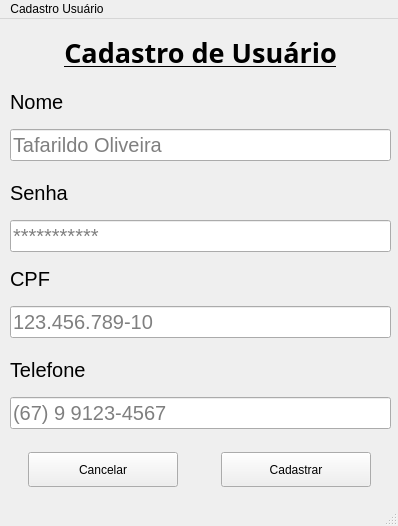
<?xml version="1.0" encoding="UTF-8"?>
<ui version="4.0">
 <class>MainWindow</class>
 <widget class="QMainWindow" name="MainWindow">
  <property name="geometry">
   <rect>
    <x>0</x>
    <y>0</y>
    <width>398</width>
    <height>526</height>
   </rect>
  </property>
  <property name="windowTitle">
   <string>MainWindow</string>
  </property>
  <widget class="QWidget" name="centralwidget">
   <widget class="QWidget" name="verticalLayoutWidget_4">
    <property name="geometry">
     <rect>
      <x>10</x>
      <y>10</y>
      <width>381</width>
      <height>400</height>
     </rect>
    </property>
    <layout class="QVBoxLayout" name="verticalLayout_4">
     <property name="spacing">
      <number>15</number>
     </property>
     <property name="sizeConstraint">
      <enum>QLayout::SetNoConstraint</enum>
     </property>
     <item>
      <layout class="QVBoxLayout" name="verticalLayout_3">
       <property name="spacing">
        <number>15</number>
       </property>
       <property name="topMargin">
        <number>5</number>
       </property>
       <item>
        <widget class="QLabel" name="label_4">
         <property name="font">
          <font>
           <family>Mongolian Baiti</family>
           <pointsize>20</pointsize>
           <weight>75</weight>
           <bold>true</bold>
           <underline>true</underline>
          </font>
         </property>
         <property name="text">
          <string>Cadastro de Usuário</string>
         </property>
         <property name="alignment">
          <set>Qt::AlignCenter</set>
         </property>
        </widget>
       </item>
       <item>
        <spacer name="verticalSpacer_2">
         <property name="orientation">
          <enum>Qt::Vertical</enum>
         </property>
         <property name="sizeHint" stdset="0">
          <size>
           <width>374</width>
           <height>38</height>
          </size>
         </property>
        </spacer>
       </item>
       <item>
        <widget class="QLabel" name="label">
         <property name="font">
          <font>
           <pointsize>15</pointsize>
          </font>
         </property>
         <property name="text">
          <string>Nome</string>
         </property>
        </widget>
       </item>
       <item>
        <widget class="QLineEdit" name="Nome">
         <property name="font">
          <font>
           <pointsize>15</pointsize>
          </font>
         </property>
         <property name="text">
          <string/>
         </property>
         <property name="placeholderText">
          <string>Tafarildo Oliveira</string>
         </property>
        </widget>
       </item>
       <item>
        <layout class="QVBoxLayout" name="verticalLayout_2">
         <property name="spacing">
          <number>15</number>
         </property>
         <property name="topMargin">
          <number>5</number>
         </property>
         <item>
          <widget class="QLabel" name="Senha">
           <property name="font">
            <font>
             <pointsize>15</pointsize>
            </font>
           </property>
           <property name="text">
            <string>Senha</string>
           </property>
          </widget>
         </item>
         <item>
          <widget class="QLineEdit" name="Senha_2">
           <property name="font">
            <font>
             <pointsize>15</pointsize>
            </font>
           </property>
           <property name="text">
            <string/>
           </property>
           <property name="placeholderText">
            <string>***********</string>
           </property>
          </widget>
         </item>
         <item>
          <widget class="QLabel" name="label_2">
           <property name="font">
            <font>
             <pointsize>15</pointsize>
            </font>
           </property>
           <property name="text">
            <string>CPF</string>
           </property>
          </widget>
         </item>
         <item>
          <widget class="QLineEdit" name="Cpf">
           <property name="font">
            <font>
             <pointsize>15</pointsize>
            </font>
           </property>
           <property name="text">
            <string/>
           </property>
           <property name="placeholderText">
            <string>123.456.789-10</string>
           </property>
          </widget>
         </item>
         <item>
          <layout class="QVBoxLayout" name="verticalLayout">
           <property name="spacing">
            <number>15</number>
           </property>
           <property name="topMargin">
            <number>5</number>
           </property>
           <item>
            <widget class="QLabel" name="label_3">
             <property name="font">
              <font>
               <pointsize>15</pointsize>
              </font>
             </property>
             <property name="text">
              <string>Telefone</string>
             </property>
            </widget>
           </item>
           <item>
            <widget class="QLineEdit" name="Telefone">
             <property name="font">
              <font>
               <pointsize>15</pointsize>
              </font>
             </property>
             <property name="text">
              <string/>
             </property>
             <property name="placeholderText">
              <string>(67) 9 9123-4567</string>
             </property>
            </widget>
           </item>
          </layout>
         </item>
        </layout>
       </item>
      </layout>
     </item>
    </layout>
   </widget>
   <widget class="QWidget" name="horizontalLayoutWidget">
    <property name="geometry">
     <rect>
      <x>10</x>
      <y>420</y>
      <width>381</width>
      <height>61</height>
     </rect>
    </property>
    <layout class="QHBoxLayout" name="horizontalLayout">
     <property name="spacing">
      <number>25</number>
     </property>
     <item>
      <widget class="QPushButton" name="Cancelar">
       <property name="maximumSize">
        <size>
         <width>150</width>
         <height>35</height>
        </size>
       </property>
       <property name="text">
        <string>Cancelar</string>
       </property>
      </widget>
     </item>
     <item>
      <widget class="QPushButton" name="Cadastrar">
       <property name="maximumSize">
        <size>
         <width>150</width>
         <height>35</height>
        </size>
       </property>
       <property name="text">
        <string>Cadastrar</string>
       </property>
      </widget>
     </item>
    </layout>
   </widget>
  </widget>
  <widget class="QMenuBar" name="menubar">
   <property name="geometry">
    <rect>
     <x>0</x>
     <y>0</y>
     <width>398</width>
     <height>21</height>
    </rect>
   </property>
   <widget class="QMenu" name="menuCadastro_Usu_rio">
    <property name="title">
     <string>Cadastro Usuário</string>
    </property>
   </widget>
   <addaction name="menuCadastro_Usu_rio"/>
  </widget>
  <widget class="QStatusBar" name="statusbar"/>
 </widget>
 <resources/>
 <connections/>
</ui>
